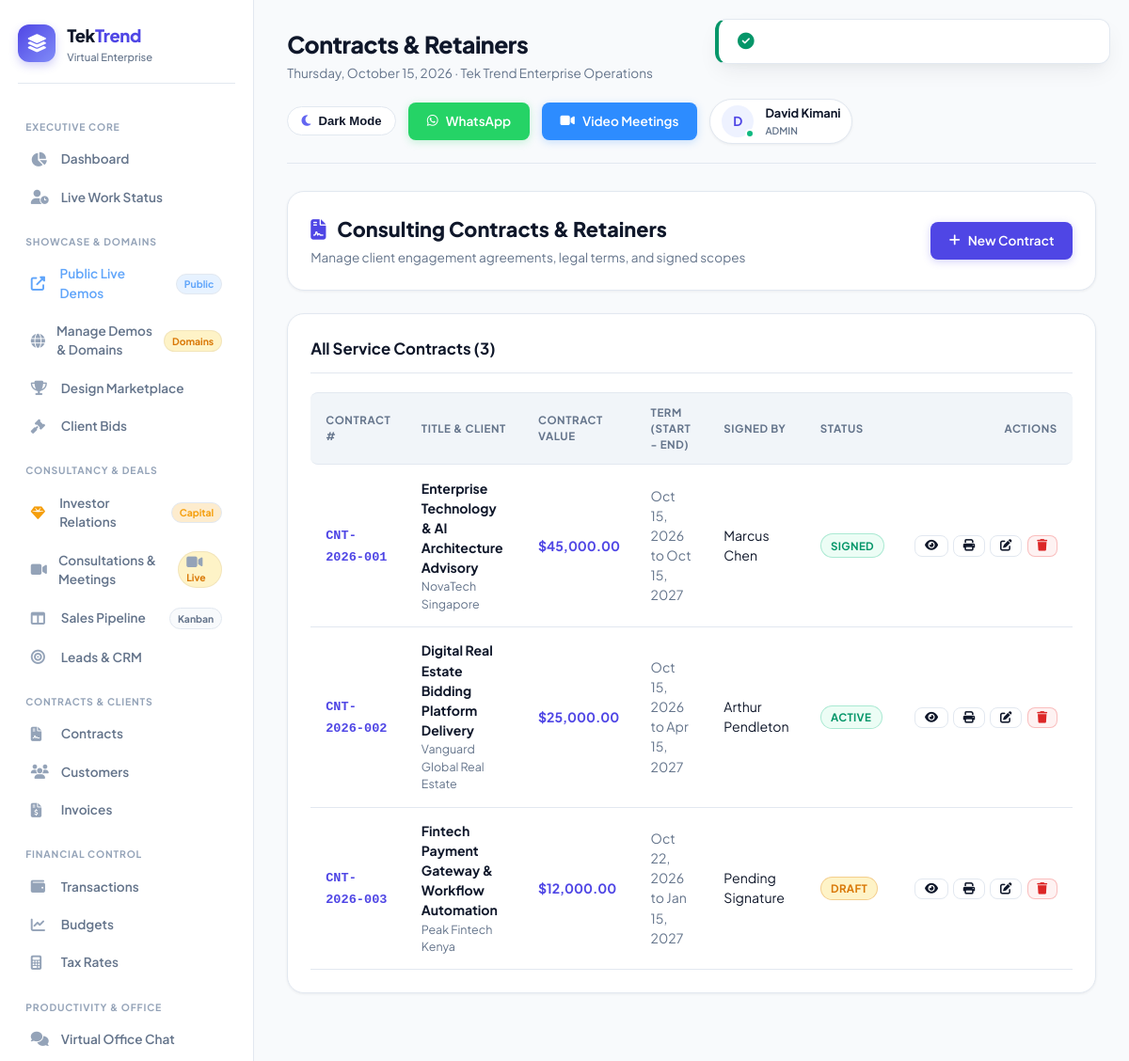
Screenshot of /public/contracts (signed in) with the database file from the repository.
### tables this page shows
CREATE TABLE IF NOT EXISTS `contracts` (
    `id` INT UNSIGNED NOT NULL AUTO_INCREMENT,
    `contract_number` VARCHAR(50) NOT NULL,
    `title` VARCHAR(200) NOT NULL,
    `customer_id` INT UNSIGNED DEFAULT NULL,
    `lead_id` INT UNSIGNED DEFAULT NULL,
    `value` DECIMAL(12,2) DEFAULT 0.00,
    `start_date` DATE NOT NULL,
    `end_date` DATE DEFAULT NULL,
    `terms` LONGTEXT,
    `status` ENUM('draft','sent','signed','active','completed','cancelled') DEFAULT 'draft',
    `signed_at` DATETIME DEFAULT NULL,
    `signed_by_name` VARCHAR(100) DEFAULT NULL,
    `created_by` INT UNSIGNED DEFAULT NULL,
    `created_at` TIMESTAMP DEFAULT CURRENT_TIMESTAMP,
    `updated_at` TIMESTAMP DEFAULT CURRENT_TIMESTAMP ON UPDATE CURRENT_TIMESTAMP,
    PRIMARY KEY (`id`),
    UNIQUE KEY `contract_number` (`contract_number`),
    KEY `customer_id` (`customer_id`),
    KEY `status` (`status`)
);

CREATE TABLE `customers` (
    `id` INT UNSIGNED NOT NULL AUTO_INCREMENT,
    `user_id` INT UNSIGNED DEFAULT NULL,
    `first_name` VARCHAR(50) NOT NULL,
    `last_name` VARCHAR(50) NOT NULL,
    `email` VARCHAR(100) DEFAULT NULL,
    `phone` VARCHAR(20) DEFAULT NULL,
    `company` VARCHAR(100) DEFAULT NULL,
    `address` TEXT,
    `city` VARCHAR(100) DEFAULT NULL,
    `state` VARCHAR(100) DEFAULT NULL,
    `zip_code` VARCHAR(20) DEFAULT NULL,
    `country` VARCHAR(100) DEFAULT NULL,
    `tax_id` VARCHAR(50) DEFAULT NULL,
    `notes` TEXT,
    `status` ENUM('active','inactive') DEFAULT 'active',
    `created_at` TIMESTAMP DEFAULT CURRENT_TIMESTAMP,
    `updated_at` TIMESTAMP DEFAULT CURRENT_TIMESTAMP ON UPDATE CURRENT_TIMESTAMP,
    PRIMARY KEY (`id`),
    KEY `email` (`email`),
    KEY `user_id` (`user_id`),
    KEY `company` (`company`)
);

### app/views/contracts/index.php (the view, shortened to what the rows shown need)
<div class="card mb-4">
    <div style="display: flex; justify-content: space-between; align-items: center; flex-wrap: wrap; gap: 1rem;">
        <div>
            <h2 style="font-size: 1.35rem; font-weight: 800; color: var(--text-main); margin-bottom: 0.25rem;">
                <i class="fas fa-file-contract" style="color: var(--primary); margin-right: 0.5rem;"></i> Consulting Contracts & Retainers
            </h2>
            <p style="color: var(--text-muted); font-size: 0.85rem;">Manage client engagement agreements, legal terms, and signed scopes</p>
        </div>
        <a href="<?= eurl('/contracts/create') ?>" class="btn btn-primary">
            <i class="fas fa-plus"></i> New Contract
        </a>
    </div>
</div>
<div class="card">
    <div class="card-header">
        <h3 class="card-title">All Service Contracts (<?= count($contracts) ?>)</h3>
    </div>
    <div class="table-responsive">
        <table class="table">
            <thead>
                <tr>
                    <th>Contract #</th>
                    <th>Title & Client</th>
                    <th>Contract Value</th>
                    <th>Term (Start - End)</th>
                    <th>Signed By</th>
                    <th>Status</th>
                    <th style="text-align: right;">Actions</th>
                </tr>
            </thead>
            <tbody>
                <?php if (empty($contracts)): ?>
                    <tr>
                        <td colspan="7" style="text-align: center; padding: 2.5rem; color: var(--text-muted);">
                            <i class="fas fa-file-alt" style="font-size: 2rem; display: block; margin-bottom: 0.5rem; opacity: 0.4;"></i>
                            No contracts found.
                        </td>
                    </tr>
                <?php else: ?>
                    <?php foreach ($contracts as $c): ?>
                        <tr>
                            <td><strong style="font-family: monospace; font-size: 0.85rem; color: var(--primary);"><?= sanitize($c['contract_number']) ?></strong></td>
                            <td>
                                <div><strong style="color: var(--text-main);"><?= sanitize($c['title']) ?></strong></div>
                                <div style="font-size: 0.78rem; color: var(--text-muted);"><?= sanitize($c['customer_company'] ?? ($c['customer_first'] . ' ' . $c['customer_last'])) ?></div>
                            </td>
                            <td><strong style="color: var(--primary);">$<?= number_format($c['value'], 2) ?></strong></td>
                            <td style="color: var(--text-muted);">
                                <?= formatDate($c['start_date']) ?>
                                <?php if (!empty($c['end_date'])): ?>
                                    to <?= formatDate($c['end_date']) ?>
                                <?php endif; ?>
                            </td>
                            <td><span style="color: var(--text-main);"><?= sanitize($c['signed_by_name'] ?? 'Pending Signature') ?></span></td>
                            <td><span class="badge <?= sanitize($c['status']) ?>"><?= ucfirst(sanitize($c['status'])) ?></span></td>
                            <td style="text-align: right; white-space: nowrap;">
                                <div style="display: inline-flex; gap: 0.35rem;">
                                    <a href="<?= eurl('/contracts/' . $c['id']) ?>" class="btn btn-outline" style="padding: 0.25rem 0.6rem; font-size: 0.78rem;" title="View"><i class="fas fa-eye"></i></a>
                                    <a href="<?= eurl('/contracts/' . $c['id'] . '/print') ?>" target="_blank" class="btn btn-outline" style="padding: 0.25rem 0.6rem; font-size: 0.78rem;" title="Print Agreement"><i class="fas fa-print"></i></a>
                                    <a href="<?= eurl('/contracts/' . $c['id'] . '/edit') ?>" class="btn btn-outline" style="padding: 0.25rem 0.6rem; font-size: 0.78rem;" title="Edit"><i class="fas fa-edit"></i></a>
                                    <a href="<?= eurl('/contracts/' . $c['id'] . '/delete') ?>" onclick="return confirm('Delete this contract?')" class="btn btn-danger" style="padding: 0.25rem 0.6rem; font-size: 0.78rem;" title="Delete"><i class="fas fa-trash"></i></a>
                                </div>
                            </td>
                        </tr>
                    <?php endforeach; ?>
                <?php endif; ?>
            </tbody>
        </table>
    </div>
</div>

### app/core/Router.php (shortened to what the rows shown need)
<?php
class Router {
    private $routes = [];
    private function addRoute($method, $path, $handler, $middleware = []) {
        $this->routes[] = [
            'method'      => $method,
            'path'        => $path,
            'handler'     => $handler,
            'middleware'  => $middleware
        ];
    }
    public function dispatch() {
        $method = $_SERVER['REQUEST_METHOD'];
        $requestPath = parse_url($_SERVER['REQUEST_URI'], PHP_URL_PATH);
        $basePath = rtrim(str_replace(basename($_SERVER['SCRIPT_NAME']), '', $_SERVER['SCRIPT_NAME']), '/');
        if ($basePath && strpos($requestPath, $basePath) === 0) {
            $requestPath = substr($requestPath, strlen($basePath));
        }
        $requestPath = '/' . ltrim($requestPath, '/');
        foreach ($this->routes as $route) {
            if ($route['method'] !== 'ANY' && $route['method'] !== $method) {
                continue;
            }
            $pattern = preg_replace('#\{[^}]+\}#', '([^/]+)', $route['path']);
            $pattern = '#^' . $pattern . '$#';
            if (preg_match($pattern, $requestPath, $matches)) {
                $params = [];
                $this->executeHandler($route['handler'], $params);
                return;
            }
        }
    }
    private function executeHandler($handler, $params = []) {
        if (is_string($handler)) {
            $parts = explode('@', $handler);
            if (count($parts) === 2) {
                $controllerName = $parts[0];
                $methodName = $parts[1];
                if (class_exists($controllerName)) {
                    $controller = new $controllerName();
                    if (method_exists($controller, $methodName)) {
                        call_user_func_array([$controller, $methodName], $params);
                        return;
                    }
                }
            }
        }
    }
}

### rows the page displays
contracts: contract_number "CNT-2026-001", title "Enterprise Technology & AI Architecture Advisory", customer.company "NovaTech Singapore", value "45,000.00", start_date "Oct 15, 2026", end_date "Oct 15, 2027", signed_by_name "Marcus Chen", status "SIGNED"
contracts: contract_number "CNT-2026-002", title "Digital Real Estate Bidding Platform Delivery", customer.company "Vanguard Global Real Estate", value "25,000.00", start_date "Oct 15, 2026", end_date "Apr 15, 2027", signed_by_name "Arthur Pendleton", status "ACTIVE"
contracts: contract_number "CNT-2026-003", title "Fintech Payment Gateway & Workflow Automation", customer.company "Peak Fintech Kenya", value "12,000.00", start_date "Oct 22, 2026", end_date "Jan 15, 2027", signed_by_name "Pending Signature", status "DRAFT"

### other values shown
count($contracts) "3"
